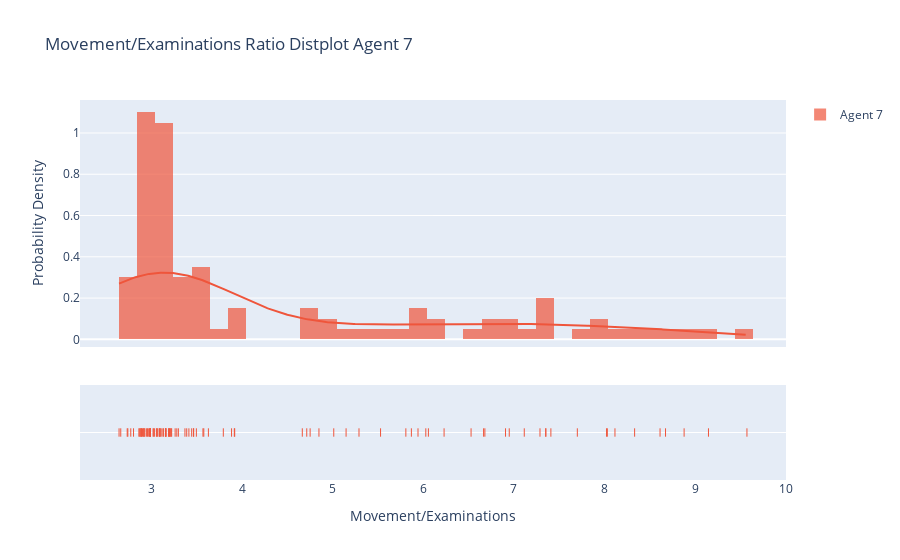

The code cell stored with this chart in its notebook:
### Code cell
hist_data = [agent_7_res]
group_labels = ['Agent 7']
fig_dist = ff.create_distplot(hist_data, group_labels, bin_size=0.2, colors = ['#EF553B'])
fig_dist.update_layout(title_text='Movement/Examinations Ratio Distplot Agent 7')
fig_dist.layout.xaxis.update({'title': 'Movement/Examinations'})
fig_dist.layout.yaxis.update({'title': 'Probability Density'})
fig_dist.show()
plotly.io.write_image(fig_dist, file="./images/question_4_agent_7.png", scale=5)

### Figure 1 — Plotly figure (JSON) as saved in the notebook; plotly's stock layout.template omitted (floating-point values rounded to 4 significant figures; data arrays with more than 128 entries replaced by an {"elided": "..."} marker saying what was removed)
{"data": [{"autobinx": false, "histnorm": "probability density", "legendgroup": "Agent 7", "marker": {"color": "#EF553B"}, "name": "Agent 7", "opacity": 0.7, "type": "histogram", "x": [3.444, 3.919, 2.887, 8.332, 7.115, 7.288, 2.985, 5.012, 4.665, 3.28, 3.16, 2.956, 3.629, 2.989, 3.156, 2.74, 2.901, 3.16, 3.794, 7.353, 3.033, 3.262, 6.666, 3.39, 3.158, 3.018, 3.464, 8.879, 2.862, 2.98, 6.68, 3.19, 5.869, 2.893, 5.291, 3.108, 2.947, 5.148, 2.966, 2.887, 3.37, 3.194, 8.674, 6.23, 5.529, 3.578, 3.127, 6.528, 3.915, 7.408, 3.196, 3.209, 3.061, 2.99, 2.928, 6.057, 3.298, 3.496, 3.223, 3.467, 9.148, 5.942, 3.217, 3.025, 8.031, 2.803, 3.569, 2.733, 4.752, 2.877, 2.772, 3.084, 3.097, 3.092, 7.351, 2.916, 3.414, 8.116, 4.849, 7.7, 6.949, 3.066, 3.055, 3.202, 2.662, 8.613, 4.714, 3.884, 2.871, 9.572, 5.808, 6.908, 2.984, 2.917, 3.134, 2.918, 8.023, 6.028, 2.643, 3.092], "xaxis": "x", "xbins": {"end": 9.572, "size": 0.2, "start": 2.643}, "yaxis": "y"}, {"legendgroup": "Agent 7", "marker": {"color": "#EF553B"}, "mode": "lines", "name": "Agent 7", "showlegend": false, "type": "scatter", "x": {"elided": "500 float values"}, "xaxis": "x", "y": {"elided": "500 float values"}, "yaxis": "y"}, {"legendgroup": "Agent 7", "marker": {"color": "#EF553B", "symbol": "line-ns-open"}, "mode": "markers", "name": "Agent 7", "showlegend": false, "type": "scatter", "x": [3.444, 3.919, 2.887, 8.332, 7.115, 7.288, 2.985, 5.012, 4.665, 3.28, 3.16, 2.956, 3.629, 2.989, 3.156, 2.74, 2.901, 3.16, 3.794, 7.353, 3.033, 3.262, 6.666, 3.39, 3.158, 3.018, 3.464, 8.879, 2.862, 2.98, 6.68, 3.19, 5.869, 2.893, 5.291, 3.108, 2.947, 5.148, 2.966, 2.887, 3.37, 3.194, 8.674, 6.23, 5.529, 3.578, 3.127, 6.528, 3.915, 7.408, 3.196, 3.209, 3.061, 2.99, 2.928, 6.057, 3.298, 3.496, 3.223, 3.467, 9.148, 5.942, 3.217, 3.025, 8.031, 2.803, 3.569, 2.733, 4.752, 2.877, 2.772, 3.084, 3.097, 3.092, 7.351, 2.916, 3.414, 8.116, 4.849, 7.7, 6.949, 3.066, 3.055, 3.202, 2.662, 8.613, 4.714, 3.884, 2.871, 9.572, 5.808, 6.908, 2.984, 2.917, 3.134, 2.918, 8.023, 6.028, 2.643, 3.092], "xaxis": "x", "y": ["Agent 7", "Agent 7", "Agent 7", "Agent 7", "Agent 7", "Agent 7", "Agent 7", "Agent 7", "Agent 7", "Agent 7", "Agent 7", "Agent 7", "Agent 7", "Agent 7", "Agent 7", "Agent 7", "Agent 7", "Agent 7", "Agent 7", "Agent 7", "Agent 7", "Agent 7", "Agent 7", "Agent 7", "Agent 7", "Agent 7", "Agent 7", "Agent 7", "Agent 7", "Agent 7", "Agent 7", "Agent 7", "Agent 7", "Agent 7", "Agent 7", "Agent 7", "Agent 7", "Agent 7", "Agent 7", "Agent 7", "Agent 7", "Agent 7", "Agent 7", "Agent 7", "Agent 7", "Agent 7", "Agent 7", "Agent 7", "Agent 7", "Agent 7", "Agent 7", "Agent 7", "Agent 7", "Agent 7", "Agent 7", "Agent 7", "Agent 7", "Agent 7", "Agent 7", "Agent 7", "Agent 7", "Agent 7", "Agent 7", "Agent 7", "Agent 7", "Agent 7", "Agent 7", "Agent 7", "Agent 7", "Agent 7", "Agent 7", "Agent 7", "Agent 7", "Agent 7", "Agent 7", "Agent 7", "Agent 7", "Agent 7", "Agent 7", "Agent 7", "Agent 7", "Agent 7", "Agent 7", "Agent 7", "Agent 7", "Agent 7", "Agent 7", "Agent 7", "Agent 7", "Agent 7", "Agent 7", "Agent 7", "Agent 7", "Agent 7", "Agent 7", "Agent 7", "Agent 7", "Agent 7", "Agent 7", "Agent 7"], "yaxis": "y2"}], "layout": {"barmode": "overlay", "hovermode": "closest", "legend": {"traceorder": "reversed"}, "title": {"text": "Movement/Examinations Ratio Distplot Agent 7"}, "xaxis": {"anchor": "y2", "domain": [0, 1], "title": {"text": "Movement/Examinations"}, "zeroline": false}, "yaxis": {"anchor": "free", "domain": [0.35, 1], "position": 0, "title": {"text": "Probability Density"}}, "yaxis2": {"anchor": "x", "domain": [0, 0.25], "dtick": 1, "showticklabels": false}}}
